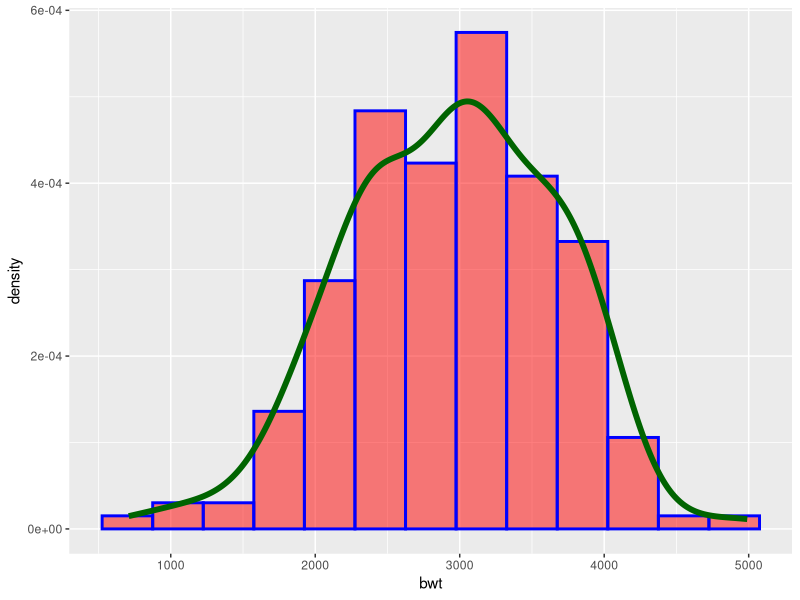
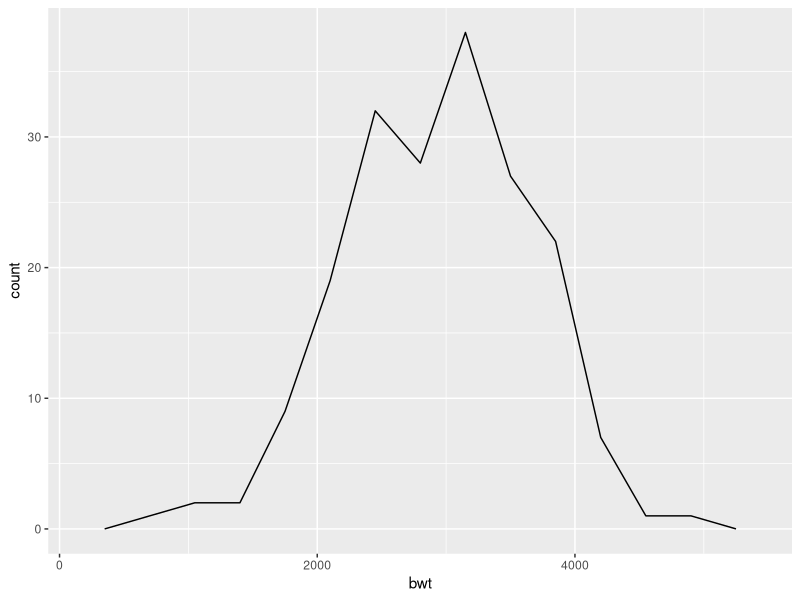
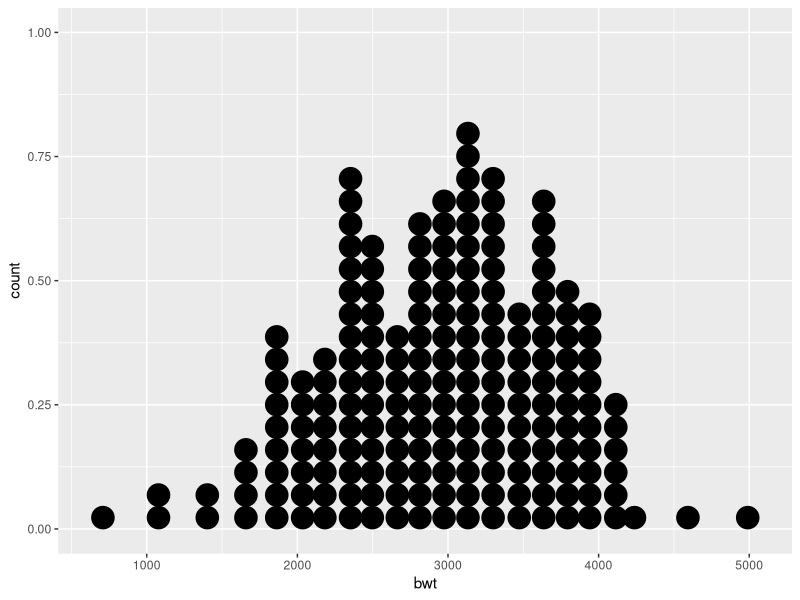
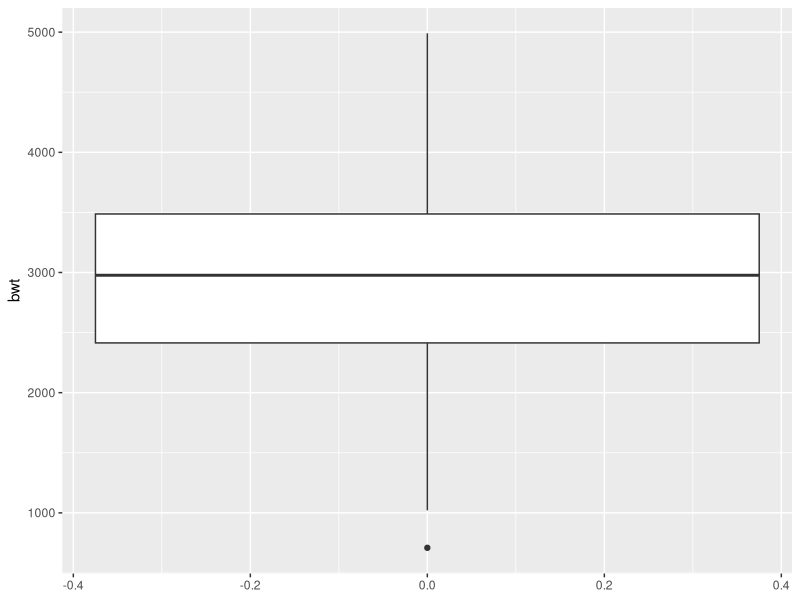
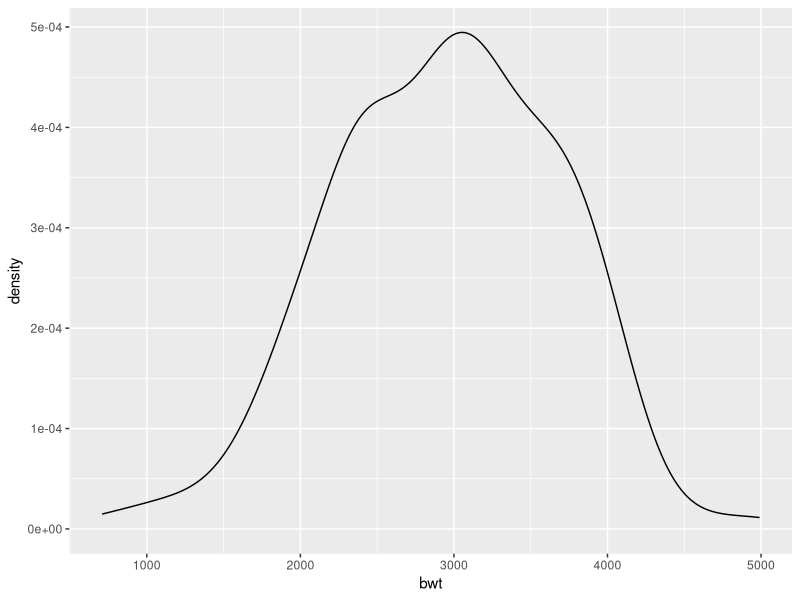
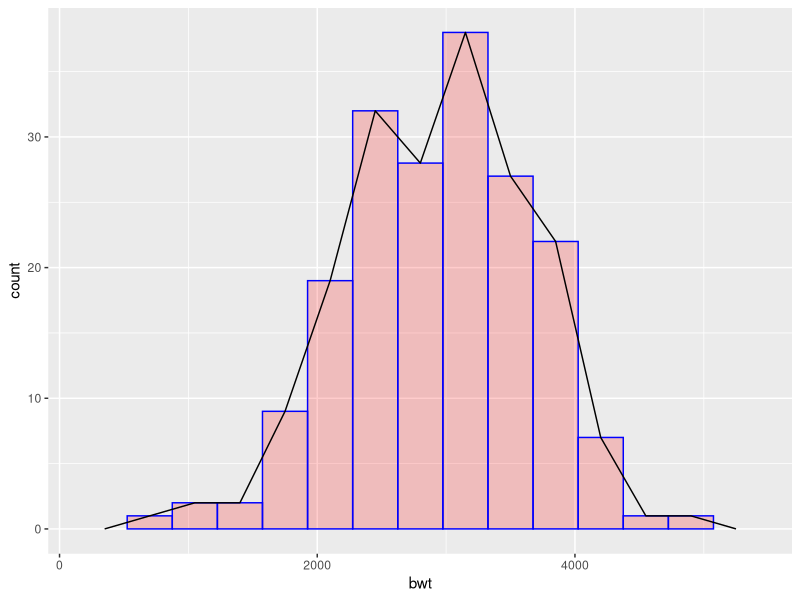
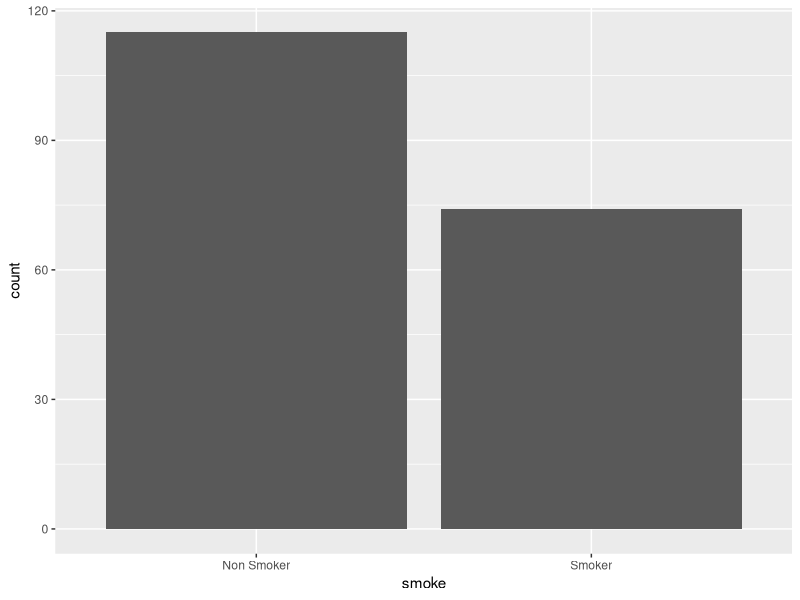
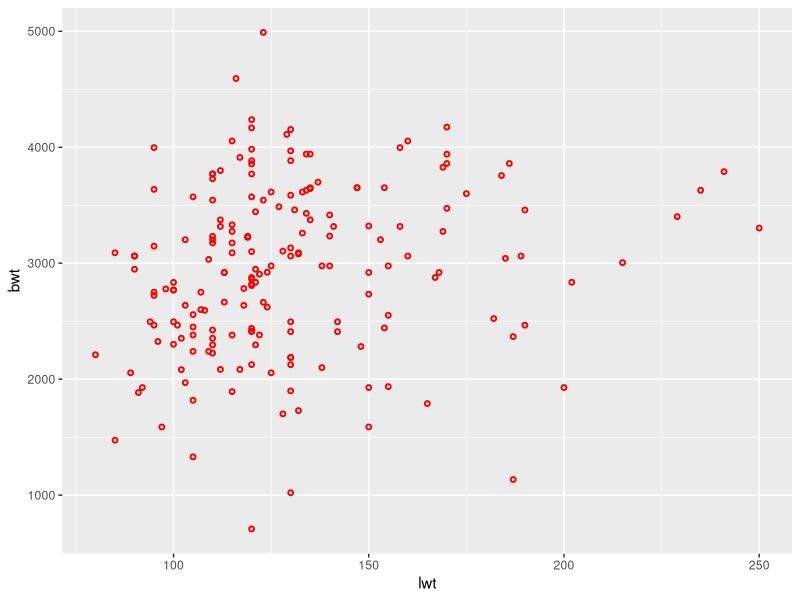

Write the R code that produced these figures, in order. (Note: this script raises an error after producing the figures.)
## ---- chunk 1
df <- readxl::read_excel(here::here("data", "birthwt.xlsx"))
## ---- chunk 2
# install.packages("tidyverse")  includes ggplot
# install.packages("MASS") includes multiple data sets for learning purposes
options(tidyverse.quiet = TRUE)
library(tidyverse)
df <- MASS::birthwt
## ---- chunk 3
df <- df |> 
  mutate(smoke = factor(smoke,
                        levels = c(0,1),
                        labels = c("Non Smoker",
                                   "Smoker"))) |> 
  mutate(race = factor(race,
                       levels = c(1,2,3),
                       labels = c("White",
                                  "Black",
                                  "Other"))) |> 
  mutate(low = factor(low,
                      levels =  c(0,1),
                      labels = c("Normal", 
                                 "Low Birth Weight")))
  
## ---- chunk 4
ggplot(data = df, aes(x = bwt)) + # Template
  geom_histogram( # geom
    mapping = aes(y = after_stat(density)), # mapping
    binwidth = 350, # mandatory settings
    color = "blue", # optional settings
    fill = "red",
    linetype = 1,
    alpha = 0.5,
    size = 1) +
  geom_density(color = 'darkgreen', linetype = 1, linewidth = 2)
## ---- chunk 5
ggplot(data = df) +
  geom_freqpoly(mapping = aes(x = bwt),
                binwidth = 350) # Alternative use of bins
## ---- chunk 6
ggplot(data = df) +
  geom_dotplot(mapping = aes(x = bwt),
               binwidth = 150) 
## ---- chunk 7
ggplot(data = df) +
  geom_boxplot(mapping = aes(y = bwt),
               coef = 1.5) 

## ---- chunk 8
ggplot(data = df) + 
  geom_density(mapping = aes(x = bwt))
## ---- chunk 9
##Create a histogram and save it as an object
histogram <- ggplot(data = df) + 
  geom_histogram( 
    mapping = aes(x = bwt), 
    binwidth = 350, 
    color = "blue",
    fill = "red",
    alpha = 0.2) 
##Add a frequency polygon
histogram +  
  geom_freqpoly(mapping = aes(x = bwt),
                binwidth = 350)
## ---- chunk 10
ggplot(data = df) +
  geom_bar(mapping = aes(x = smoke)) 
## ---- chunk 11
ggplot(data = df) + 
  geom_point(aes(x = lwt, y = bwt), 
             color = "red",
             size = 1,
             shape = 1,
             stroke = 1) 

## ---- chunk 12
ggplot(data = df) +
  geom_point(aes(x = lwt, y = bwt), 
             color = "red",
             size = 1,
             shape = 1,
             stroke = 1) +
  geom_smooth(aes(x = lwt, y = bwt),
              method = lm,
              se = T)

## ---- chunk 13
ggplot(data = df) + 
  geom_bar(aes(x = smoke, y = bwt),
           stat = "identity")
## ---- chunk 14
ggplot(data = df) + 
  geom_col(aes(x = smoke, y = bwt))
## ---- chunk 15
ggplot(data = df) + 
  geom_boxplot(aes(x = smoke, y = bwt),
               coef = 1.5)
## ---- chunk 16
ggplot(data = df) + 
  geom_bar(aes(x = smoke, fill = race),
           position = "dodge")
## ---- chunk 17
ggplot(data = df) + 
  geom_point(aes(x = lwt, y = bwt, color = smoke))
## ---- chunk 18
ggplot(data = df) + 
  geom_point(aes(x = lwt, y = bwt, 
                 color = smoke, 
                 shape = factor(race)),
             size = 3)
## ---- chunk 19
ggplot(data = df) + 
  geom_point(aes(x = lwt, y = bwt, color = smoke))+
  facet_grid(.~race)

## ---- chunk 20
ggplot(data = df) + # Template
  geom_freqpoly( # geom
    mapping = aes(x = bwt, color = smoke), # mapping
    binwidth = 400,
    size = 1.5)  + 
  labs(title = "Birth weight and maternal smoking", # Title
       subtitle = "Density plots", # Subtitle
       caption = "Source: Low Birth Weight data (MASS)", # Caption
       x = "Birth Weights (grams)", # x axis label
       y = "Frequency",# y axis label
       color = "Maternal Smoking history")  + # Legend title
  geom_text(x = 2400, # Additional text in the plot
            y = 10, 
            label = " Ideal Birth weight", 
            color = "#990000", # RGB color coding palette
            angle = 90,
            alpha = .5,)+
  geom_vline(xintercept= 2500, colour="#009900") + # Line insert 
  theme(legend.position = "left") + # Legend settings
  theme_minimal() # Choosing background theme
## ---- chunk 21
knitr::include_graphics(here::here('images',"map1.JPG") )
